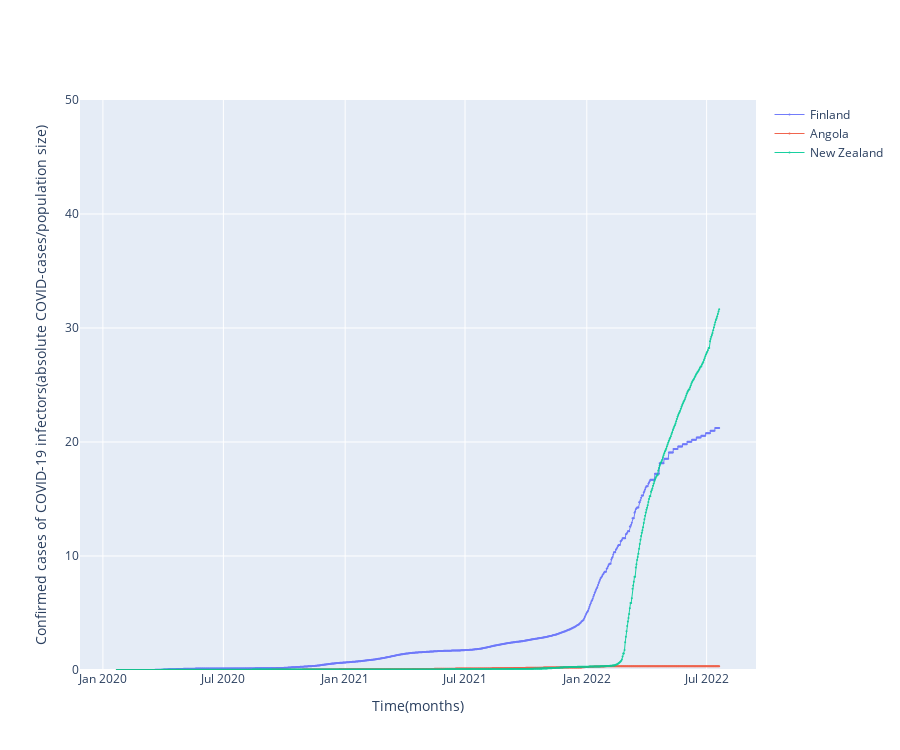

Write notebook code for a chart like this one.
### Code cell
# PLoting of actual representation of Corona-infectants

fig = go.Figure()

for each in country_list:
    fig.add_trace(go.Scatter(x = df_plot.date, 
                         y = df_plot[each], 
                        mode = 'markers+lines',
                        opacity = 0.9, 
                        line_width = 1,
                        marker_size = 2,
                        name = each))

fig.update_layout(width =900,
                 height = 750, 
                 xaxis_title = 'Time(months)',
                 yaxis_title = "Confirmed cases of COVID-19 infectors(absolute COVID-cases/population size)", 
                 )

fig.update_yaxes(type = 'linear', range = [0, 50])

### Figure 1 — Plotly figure (JSON) as saved in the notebook; plotly's stock layout.template omitted (floating-point values rounded to 4 significant figures; data arrays with more than 128 entries replaced by an {"elided": "..."} marker saying what was removed)
{"data": [{"line": {"width": 1}, "marker": {"size": 2}, "mode": "markers+lines", "name": "Finland", "opacity": 0.9, "type": "scatter", "x": {"elided": "911 str values"}, "y": {"elided": "911 float values"}}, {"line": {"width": 1}, "marker": {"size": 2}, "mode": "markers+lines", "name": "Angola", "opacity": 0.9, "type": "scatter", "x": {"elided": "911 str values"}, "y": {"elided": "911 float values"}}, {"line": {"width": 1}, "marker": {"size": 2}, "mode": "markers+lines", "name": "New Zealand", "opacity": 0.9, "type": "scatter", "x": {"elided": "911 str values"}, "y": {"elided": "911 float values"}}], "layout": {"height": 750, "width": 900, "xaxis": {"title": {"text": "Time(months)"}}, "yaxis": {"range": [0, 50], "title": {"text": "Confirmed cases of COVID-19 infectors(absolute COVID-cases/population size)"}, "type": "linear"}}}
